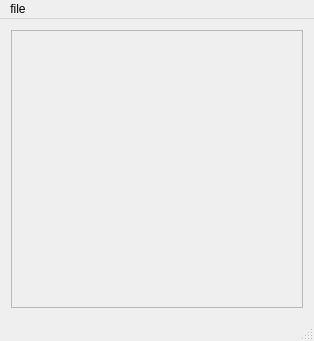
<?xml version="1.0" encoding="UTF-8"?>
<ui version="4.0">
 <class>MainWindow</class>
 <widget class="QMainWindow" name="MainWindow">
  <property name="geometry">
   <rect>
    <x>0</x>
    <y>0</y>
    <width>314</width>
    <height>341</height>
   </rect>
  </property>
  <property name="sizePolicy">
   <sizepolicy hsizetype="Expanding" vsizetype="Expanding">
    <horstretch>0</horstretch>
    <verstretch>0</verstretch>
   </sizepolicy>
  </property>
  <property name="windowTitle">
   <string>MainWindow</string>
  </property>
  <widget class="QWidget" name="centralWidget">
   <property name="sizePolicy">
    <sizepolicy hsizetype="Expanding" vsizetype="Expanding">
     <horstretch>0</horstretch>
     <verstretch>0</verstretch>
    </sizepolicy>
   </property>
   <property name="minimumSize">
    <size>
     <width>300</width>
     <height>300</height>
    </size>
   </property>
   <layout class="QVBoxLayout" name="verticalLayout">
    <item>
     <widget class="QFrame" name="frame">
      <property name="sizePolicy">
       <sizepolicy hsizetype="Expanding" vsizetype="Expanding">
        <horstretch>0</horstretch>
        <verstretch>0</verstretch>
       </sizepolicy>
      </property>
      <property name="frameShape">
       <enum>QFrame::StyledPanel</enum>
      </property>
      <property name="frameShadow">
       <enum>QFrame::Raised</enum>
      </property>
     </widget>
    </item>
   </layout>
  </widget>
  <widget class="QMenuBar" name="menuBar">
   <property name="geometry">
    <rect>
     <x>0</x>
     <y>0</y>
     <width>314</width>
     <height>19</height>
    </rect>
   </property>
   <widget class="QMenu" name="menufile">
    <property name="title">
     <string>file</string>
    </property>
    <addaction name="actionquit"/>
   </widget>
   <addaction name="menufile"/>
  </widget>
  <widget class="QStatusBar" name="statusBar"/>
  <action name="actionquit">
   <property name="text">
    <string>quit</string>
   </property>
  </action>
 </widget>
 <layoutdefault spacing="6" margin="11"/>
 <resources/>
 <connections>
  <connection>
   <sender>actionquit</sender>
   <signal>triggered()</signal>
   <receiver>MainWindow</receiver>
   <slot>close()</slot>
   <hints>
    <hint type="sourcelabel">
     <x>76</x>
     <y>35</y>
    </hint>
    <hint type="destinationlabel">
     <x>156</x>
     <y>170</y>
    </hint>
   </hints>
  </connection>
 </connections>
</ui>
